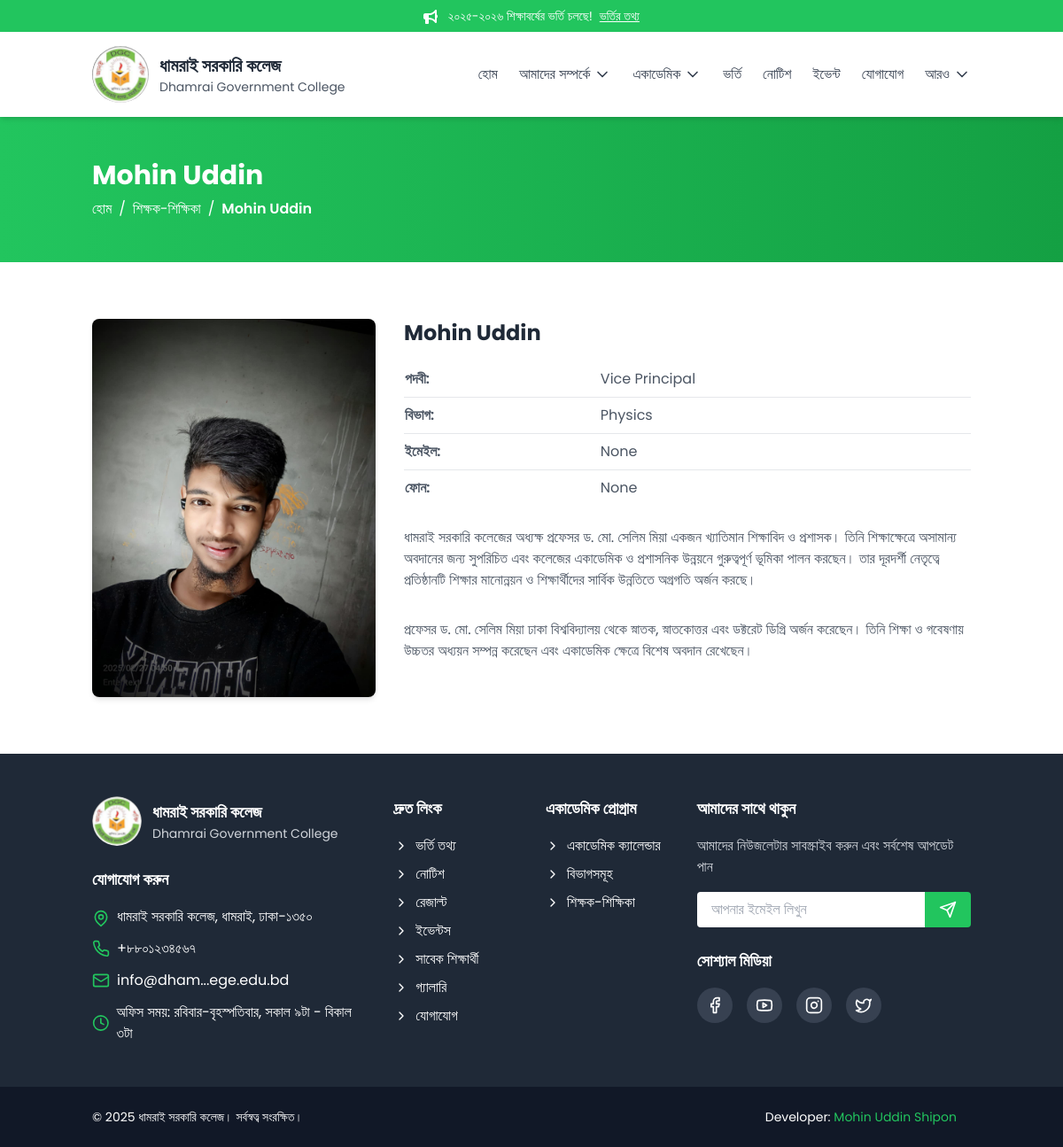
The app's page /faculty/h5aULJxw6f1Fh27C/, older data.
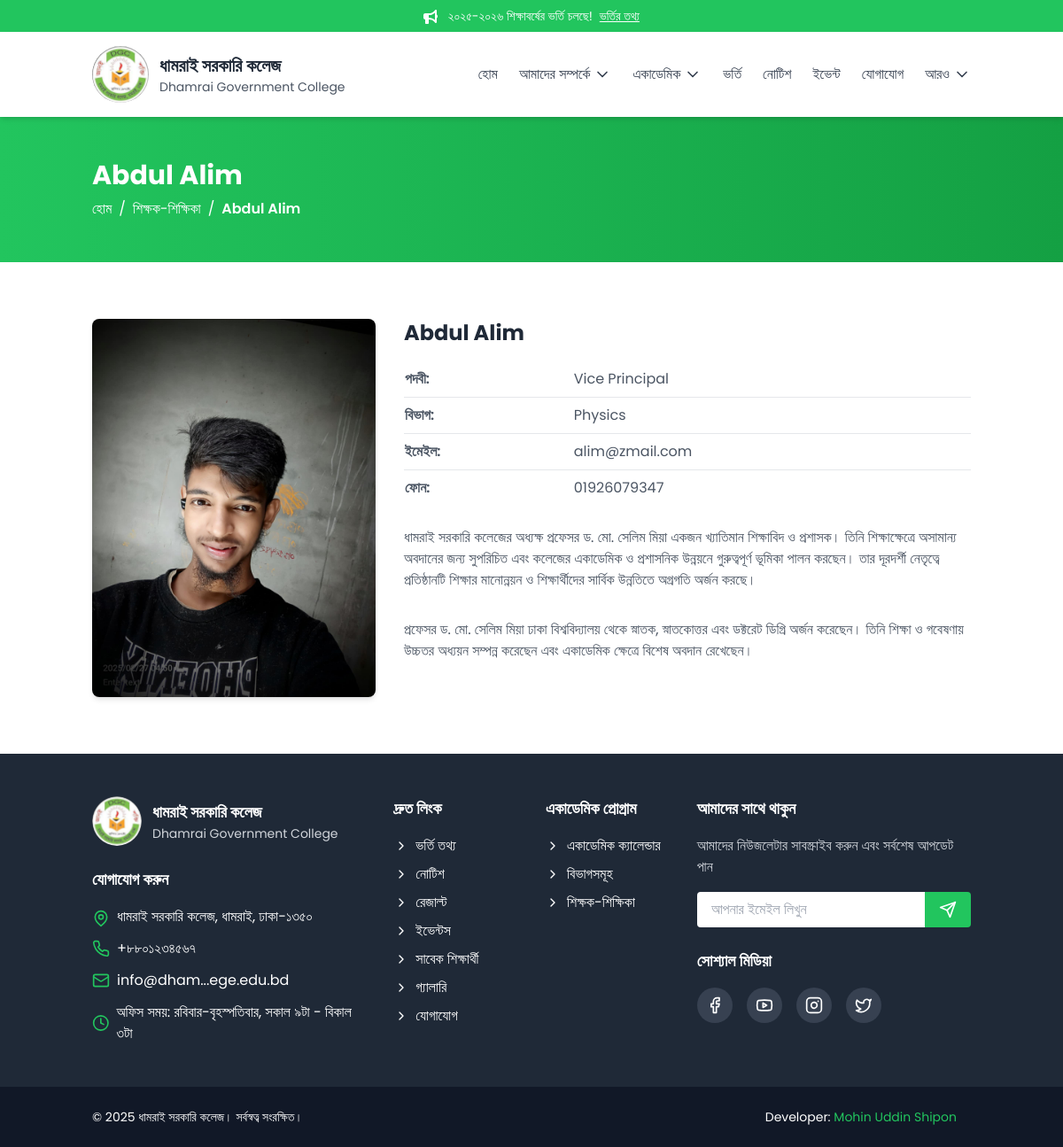
The same page, newer data.
### core/models.py (models this page shows, shortened)
class Faculty(models.Model):
    DESIGNATION_CHOICES = [
        ('Principal', 'Principal'),
        ('Vice Principal', 'Vice Principal'),
        ('Professor', 'Professor'),
        ('Associate Professor', 'Associate Professor'),
        ('Assistant Professor', 'Assistant Professor'),
        ('Lecturer', 'Lecturer'),
        ('Staff', 'Staff'),
    ]
    name = models.CharField(max_length=100)
    designation = models.CharField(max_length=50, choices=DESIGNATION_CHOICES)
    department = models.ForeignKey(Department, on_delete=models.SET_NULL, null=True, blank=True)
    education = models.TextField(null=True)
    bio = models.TextField(null=True)
    photo = models.ImageField(upload_to='faculty/', null=True, blank=True)
    email = models.EmailField(blank=True, null=True)
    phone = models.CharField(max_length=20, blank=True, null=True)
    join_date = models.DateField()
    is_featured = models.BooleanField(default=False)
    slug = models.SlugField(unique=True, blank=True)
    class Meta:
        verbose_name_plural = "Faculty Members"

class Department(models.Model):
    name = models.CharField(max_length=100)
    code = models.CharField(max_length=10)
    description = models.TextField(null=True)
    department_head = models.ForeignKey('Faculty', on_delete=models.SET_NULL, null=True, blank=True, related_name='head_of_department')
    established = models.DateField()
    slug = models.SlugField(unique=True, blank=True)

### core/views.py (the view)
# urls.py: path('faculty/<slug:slug>/', views.FacultyDetailView.as_view(), name='faculty_detail'),
class FacultyDetailView(DetailView):
    model = Faculty
    template_name = 'faculty_detail.html'
    context_object_name = 'faculty'

### templates/faculty_detail.html (shortened to what this page needs)
{% extends "base.html" %}
{% load static %}
{% block content %}
<div class="bg-gradient-to-r from-primary to-primary-dark text-white py-12">
    <div class="container mx-auto px-4">
        <h1 class="text-3xl font-bold mb-2">{{ faculty.name }}</h1>
        <div class="flex items-center">
            <a href="{% url 'core:home' %}" class="hover:text-primary-light transition-colors duration-200">হোম</a>
            <span class="mx-2">/</span>
            <a href="{% url 'core:faculty' %}" class="hover:text-primary-light transition-colors duration-200">শিক্ষক-শিক্ষিকা</a>
            <span class="mx-2">/</span>
            <span class="font-semibold">{{ faculty.name }}</span>
        </div>
    </div>
</div>
<section class="py-16 bg-white">
    <div class="container mx-auto px-4">
        <div class="flex flex-col md:flex-row gap-8">
            <div class="md:w-1/3">
                <img src="{{ faculty.photo.url }}" alt="{{ faculty.name }}" class="rounded-lg shadow-md w-full">
            </div>
            <div class="md:w-2/3">
                <h2 class="text-2xl font-bold text-gray-800 mb-4">{{ faculty.name }}</h2>
                <table class="table-auto border-collapse w-full text-left mt-4">
                    <tr class="border-b">
                        <td class="font-semibold text-gray-600 pr-4 py-2">পদবী:</td>
                        <td class="text-gray-600 py-2">{{ faculty.designation }}</td>
                    </tr>
                    <tr class="border-b">
                        <td class="font-semibold text-gray-600 pr-4 py-2">বিভাগ:</td>
                        <td class="text-gray-600 py-2">{{ faculty.department.name }}</td>
                    </tr>
                    <tr class="border-b">
                        <td class="font-semibold text-gray-600 pr-4 py-2">ইমেইল:</td>
                        <td class="text-gray-600 py-2">{{ faculty.email }}</td>
                    </tr>
                    <tr>
                        <td class="font-semibold text-gray-600 pr-4 py-2">ফোন:</td>
                        <td class="text-gray-600 py-2">{{ faculty.phone }}</td>
                    </tr>
                </table>
                <p class="text-gray-600 mt-6 mb-8">{{ faculty.bio }}</p>
                <p class="text-gray-600">{{ faculty.education }}</p>
            </div>
        </div>
    </div>
</section>
{% endblock content %}

Row changes from the older to the newer data that the page shows:
changed Faculty "Vice Principal": name "Mohin Uddin" → "Abdul Alim"; email "None" → "alim@zmail.com"; phone "None" → "01926079347"
